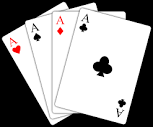
#> input picture Resources/cards.png, 153 x 127 px
$ python chapter5.py
#> lines starting #> are read from the running program, lines starting #| are printed output that depends on the picture
# warp perspective
import cv2
import numpy as np

img = cv2.imread("Resources/cards.png")
#> img is the input picture: shape (127, 153, 3); mean B, G, R 155.8, 155.8, 157.1
width, height = 250,350
pts1 = np.float32([[80,8],[150,28],[124,124],[55,102]])

pts2 = np.float32([[0,0], [0,height],[width,height],[width,0]])
matrix = cv2.getPerspectiveTransform(pts1,pts2)
imgOutput = cv2.warpPerspective(img, matrix, (width, height))
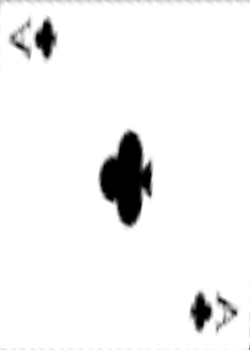
#> imgOutput: shape (350, 250, 3); min 0, max 255, mean 242

cv2.imshow("Image", imgOutput)
cv2.waitKey(0)

$ run again, with Resources/shapes.png copied over Resources/cards.png
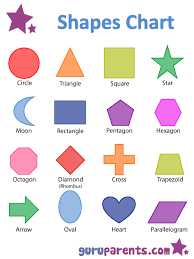
#> input picture Resources/shapes.png, 194 x 259 px
#> img is the input picture: shape (259, 194, 3); mean B, G, R 230.8, 227.7, 235.5
#> `imgOutput = cv2.warpPerspective(img, matrix, (width, height))`:
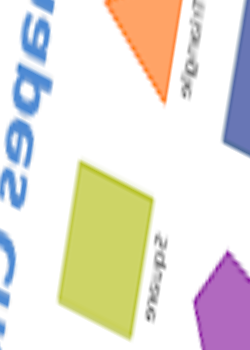
#> imgOutput: shape (350, 250, 3); mean B, G, R 216.7, 225.3, 229.5
